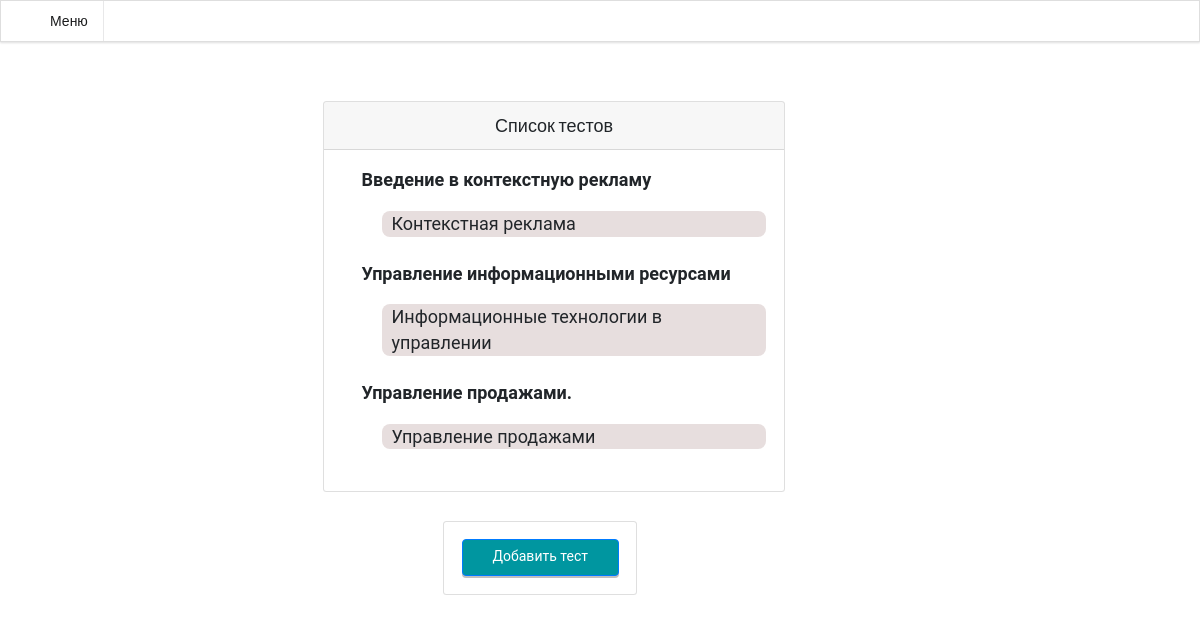
/page/curser/testing/inc/list, run on the app's committed database.
### tables this page shows
CREATE TABLE IF NOT EXISTS `tests` (
  `id` int NOT NULL AUTO_INCREMENT,
  `title` varchar(60) NOT NULL,
  `curse_id` int NOT NULL,
  PRIMARY KEY (`id`),
  KEY `curse_id` (`curse_id`)
);

CREATE TABLE IF NOT EXISTS `courses` (
  `id` int NOT NULL AUTO_INCREMENT,
  `name` varchar(50) DEFAULT NULL,
  `description` varchar(250) DEFAULT NULL,
  `img` varchar(20) NOT NULL,
  PRIMARY KEY (`id`)
);

### page/curser/testing/inc/list.php (the view, shortened to what this page needs)
<?php
include_once "../db.php";
?>
<!DOCTYPE html>
<div lang="en">
	<head>
		<link href="https://cdn.jsdelivr.net/npm/bootstrap@5.3.0-alpha3/dist/css/bootstrap.min.css" rel="stylesheet"
>
		<link rel="stylesheet" href="../../../../bootstrap/css/css/bootstrap.min.css">
		<link rel="stylesheet" href="../../../../SemanticUI/semantic.min.css">
		<link rel="stylesheet" href="../../../css/main.css">
	</head>
	<body>
		<div class="ui basic icon menu fixed">
			<div id="toggle" class="item">
				<i class="chevron left icon"></i>
				<i class="sidebar icon"></i>
				Меню
			</div>
		</div>
		<div class="col-md-6 center" style=" margin: 0 auto;padding-top: 80px;">
			<div class="card mt-4">
				<div class="card-header">
					<h2 class="text-center">Список тестов</h2>
				</div>
				<div class="card-body">
					<ul class="list">
						<?php
						$res = $db->query("SELECT title, courses.name AS 'Курс' FROM tests LEFT JOIN courses ON courses.id=tests.curse_id ");
						while ($row = $res->fetch()) {
							?>
							<li>
								<p style="font-weight: 600;">
									<?= $row['Курс'] ?>
								</p>
								<div
									style="width:95%; background-color: #E7DEDE;margin-left:20px; border-radius: 8px;padding-left: 10px;margin-bottom: 24px;">
									<a href="../index.php?id=<?php echo $row['id']; ?>"><?php echo $row['title']; ?>
								</div>
							</li>
						<?php } ?>
					</ul>
				</div>
			</div>
			<div class="card mt-4" style="margin: 128px;">
				<div class="card-body text-center">
					<a href="admin.php?do=add" class="btn btn-primary">Добавить тест</a>
				</div>
			</div>
		</div>
	</body>

### css/main.css (style rules this page uses)
*, *::before, *::after { padding: 0; margin: 0; border: 0; box-sizing: border-box; }
a, a:visited, a:hover { color: inherit; text-decoration: none; }
h1, h2, h3, h4, h5, h6, p { font-size: inherit; font-weight: inherit; line-height: inherit; }
ul { list-style: none; }
body { font-family: 'Roboto', sans-serif; font-weight: 400; font-size: 18px; color: #212120; overflow-x: hidden; }
.card { flex-grow: 1; }
.list { padding-left: 20px; }
a.btn { background: #0096a0; border-radius: 4px; box-shadow: 0 2px 0px 0 rgba(0, 0, 0, 0.25); color: #ffffff; display: inline-block; padding: 6px 30px 8px; position: relative; text-decoration: none; transition: all 0.1s 0s ease-out; }
div.card { background: white; display: inline-block; margin: 8px; perspective: 1000; position: relative; text-align: left; transition: all 0.3s 0s ease-in; z-index: 1; }

### data on the page
tests: curse.name "Введение в контекстную рекламу", title "Контекстная реклама"
tests: curse.name "Управление информационными ресурсами", title "Информационные технологии в управлении"
tests: curse.name "Управление продажами.", title "Управление продажами"
